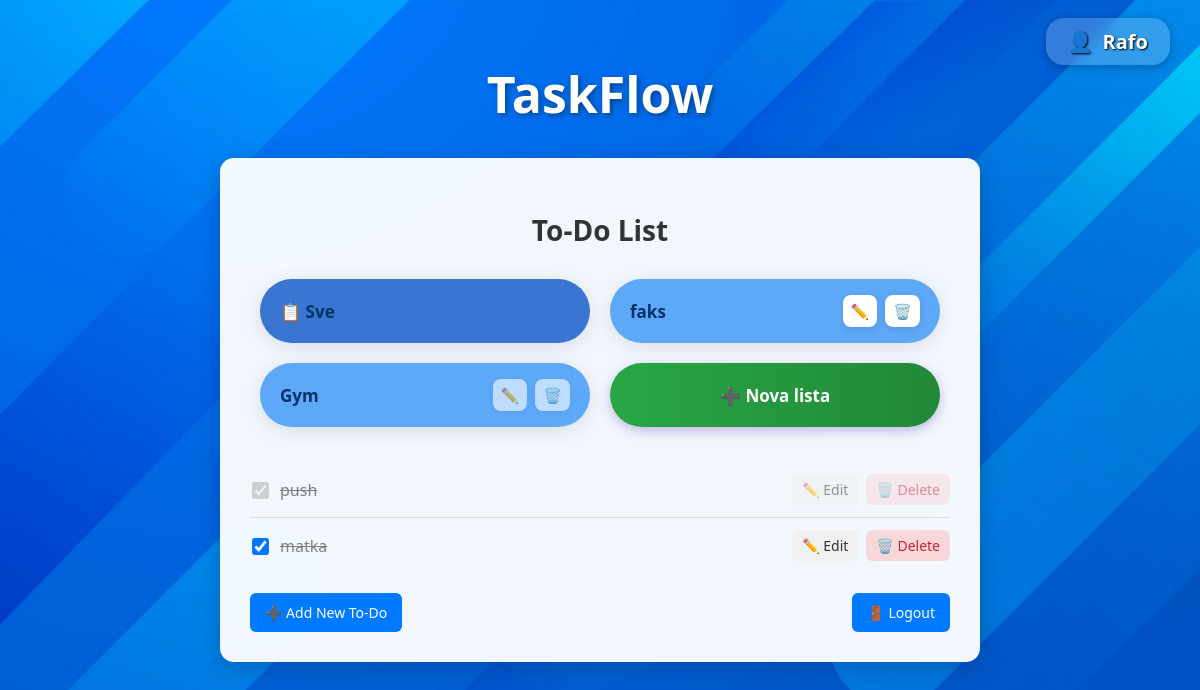
Screenshot of / (signed in) with the database file from the repository.
### todo/models.py (models this page shows, shortened)
class TaskList(models.Model):
    name = models.CharField(max_length=100)
    user = models.ForeignKey(User, on_delete=models.CASCADE)  # vlasnik liste
    shared_with = models.ManyToManyField(User, related_name='shared_lists', blank=True)  # dijeljenje s drugim korisnicima

class Todo(models.Model):
    user = models.ForeignKey(User, on_delete=models.CASCADE)
    title = models.CharField(max_length=100)
    completed = models.BooleanField(default=False)
    deadline = models.DateField(null=True, blank=True)
    list = models.ForeignKey(TaskList, on_delete=models.CASCADE, related_name='todos')

### todo/views.py (the view)
# urls.py: path('', views.todo_list, name='todo_list'),
@login_required
def todo_list(request):
    list_id = request.GET.get('list')
    task_lists = TaskList.objects.filter(
        Q(user=request.user) | Q(shared_with=request.user)
    ).distinct()
    if list_id:
        todos = Todo.objects.filter(
            Q(list_id=list_id),
            Q(list__user=request.user) | Q(list__shared_with=request.user)
        ).distinct()
    else:
        todos = Todo.objects.filter(
            Q(list__user=request.user) | Q(list__shared_with=request.user)
        ).distinct()
    today = date.today()
    return render(request, 'todo/todo_list.html', {
        'todos': todos,
        'today': today,
        'task_lists': task_lists,
        'active_list_id': int(list_id) if list_id else None,
    })

### templates/todo/todo_list.html (shortened to what this page needs)
{% load static %}
<!DOCTYPE html>
<html lang="en">
<head>
</head>
<body>
  <div class="user-info-card">👤 <strong>{{ request.user.username }}</strong></div>
  <div class="logo-header">TaskFlow</div>
  <div class="todo-box">
    <h2>To-Do List</h2>
    <div class="tasklist-links">
      <div class="list-wrapper {% if not active_list_id %}active{% endif %}">
        <a href="/" class="list-name">📋 Sve</a>
      </div>
      {% for task_list in task_lists %}
        <div class="list-wrapper {% if task_list.id == active_list_id %}active{% endif %}">
          <a href="{% if task_list.id == active_list_id %}/{% else %}?list={{ task_list.id }}{% endif %}" class="list-name">{{ task_list.name }}</a>
          <div class="list-actions">
            {% if task_list.user == request.user %}
              <a href="javascript:void(0);" onclick="openEditModal({{ task_list.id }}, '{{ task_list.name|escapejs }}')" title="Uredi">✏️</a>
              <a href="javascript:void(0);" onclick="deleteList({{ task_list.id }})" title="Obriši">🗑️</a>
            {% else %}
              <a href="javascript:void(0);" onclick="showNotAllowedModal('{{ task_list.user.username }}')" style="opacity: 0.6; cursor: pointer;">✏️</a>
              <a href="javascript:void(0);" onclick="showNotAllowedModal('{{ task_list.user.username }}')" style="opacity: 0.6; cursor: pointer;">🗑️</a>
            {% endif %}
          </div>
        </div>
      {% endfor %}
      <a href="{% url 'add_list' %}" class="add-list-btn">➕ Nova lista</a>
    </div>
    <ul>
      {% for todo in todos %}
        <li>
          <div class="todo-content">
            {% if todo.user == request.user %}
              <form method="POST" action="{% url 'toggle_completed' todo.pk %}{% if active_list_id %}?list={{ active_list_id }}{% endif %}">
                <label class="todo-title {% if todo.completed %}completed{% endif %}">
                  <input type="checkbox" onchange="this.form.submit()" {% if todo.completed %}checked{% endif %} />
                  {{ todo.title }}
                </label>
              </form>
            {% else %}
              <label class="todo-title {% if todo.completed %}completed{% endif %}">
                <input type="checkbox" disabled {% if todo.completed %}checked{% endif %} onclick="showNotAllowedModal('{{ todo.user.username }}')" />
                {{ todo.title }}
              </label>
            {% endif %}
          </div>
          <div class="todo-buttons">
            {% if todo.user == request.user %}
              <a href="{% url 'edit_todo' todo.pk %}" class="edit-btn">✏️ Edit</a>
              <a href="{% url 'delete_todo' todo.pk %}" class="delete-btn">🗑️ Delete</a>
            {% else %}
              <a href="javascript:void(0);" onclick="showNotAllowedModal('{{ todo.user.username }}')" class="edit-btn" style="opacity: 0.5; cursor: pointer;">✏️ Edit</a>
              <a href="javascript:void(0);" onclick="showNotAllowedModal('{{ todo.user.username }}')" class="delete-btn" style="opacity: 0.5; cursor: pointer;">🗑️ Delete</a>
            {% endif %}
          </div>
        </li>
      {% empty %}
        <li style="text-align: center;">Ova lista nema zadataka. 🛌</li>
      {% endfor %}
    </ul>
    <div class="todo-actions">
      <a href="{% url 'add_todo' %}{% if active_list_id %}?list={{ active_list_id }}{% endif %}">➕ Add New To-Do</a>
      <a href="{% url 'logout' %}">🚪 Logout</a>
    </div>
  </div>
</body>
</html>

### rows the page displays
TaskList: name "faks"
TaskList: name "Gym"
Todo: completed "☑", title "push"
Todo: completed "☑", title "matka", shows "✏️ Edit"

### other values shown
{{ request.user.username }} "Rafo"
